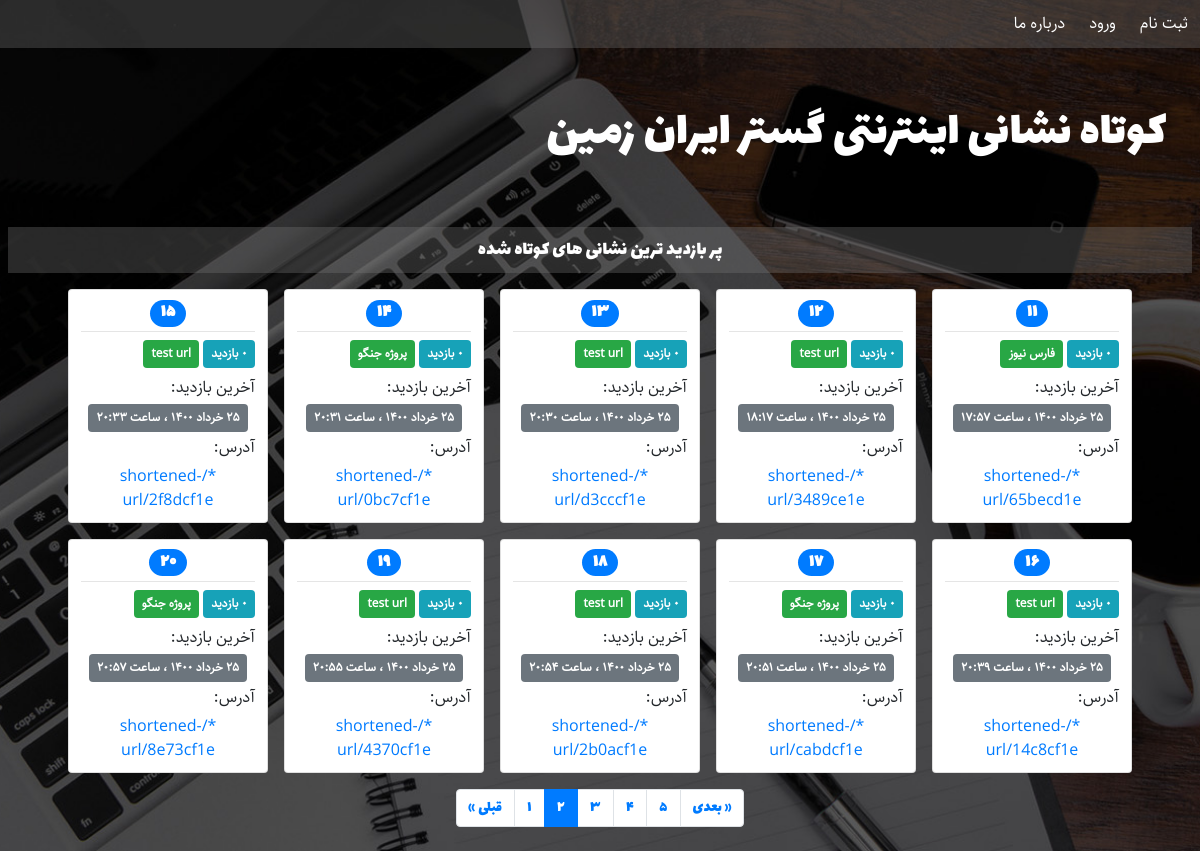
Screenshot of /?page=2 with the database file from the repository.
### URLshortener/models.py (models this page shows, shortened)
class URL(models.Model):
    label = models.CharField(blank=True, max_length=30, verbose_name='عنوان')
    address = models.URLField(max_length=512, verbose_name='نشانی اینترنتی')
    slug = models.SlugField(max_length=8, unique=True, verbose_name='اسلاگ')
    visits = models.PositiveIntegerField(default=0, verbose_name='تعداد بازدید ها')
    created = models.DateTimeField(auto_now_add=True, verbose_name='تاریخ ایجاد')
    last_visit = models.DateTimeField(default=timezone.now, verbose_name='آخرین بازدید')
    author = models.ForeignKey(User, on_delete=models.CASCADE, related_name='urls',
                               verbose_name='ایجاد کننده')
    def last_visit_jalali(self):
        return datetime_to_jalali_str(self.last_visit)
    last_visit_jalali.short_description = 'آخرین بازدید'
    def created_jalali(self):
        return datetime_to_jalali_str(self.created)
    created_jalali.short_description = 'تاریخ ایجاد'
    def __str__(self):
        host = settings.ALLOWED_HOSTS[0] if settings.ALLOWED_HOSTS else 'localhost:8000'
        return '{}/shortened-url/{}'.format(host, self.slug)
    class Meta:
        verbose_name = 'نشانی اینترنتی'
        verbose_name_plural = 'نشانی های اینترنتی'

### URLshortener/views.py (the view)
# urls.py: path('', views.HomeView.as_view(), name='home'),
class HomeView(ListView):
    queryset = URL.objects.order_by('-visits')
    paginate_by = 10
    template_name = 'URLshortener/home.html'

### URLshortener/templatetags/custom_filters.py (called while the page is built)
@register.filter
@stringfilter
def to_persian(string):
    return numbers_to_persian(string)

### URLshortener/templatetags/custom_tags.py (called while the page is built)
@register.inclusion_tag('URLshortener/paginator.html')
def paginator(page):
    return {
        'page': page,
    }

@register.inclusion_tag('URLshortener/url_cards.html')
def url_cards(page):
    return {
        'page': page,
    }

### extensions/jalali.py (called while the page is built)
    def persian_tuple(self):
        return self.persian_year, self.persian_month, self.persian_day

### extensions/time_utils.py (called while the page is built)
def numbers_to_persian(string):
    en_to_fa = {
        '0': '۰',
        '1': '۱',
        '2': '۲',
        '3': '۳',
        '4': '۴',
        '5': '۵',
        '6': '۶',
        '7': '۷',
        '8': '۸',
        '9': '۹',
    }
    for en, fa in en_to_fa.items():
        string = string.replace(en, fa)
    return string

def datetime_to_jalali_str(time):
    jalali_month = (
        'فروردین',
        'اردیبهشت',
        'خرداد',
        'تیر',
        'مرداد',
        'شهریور',
        'مهر',
        'آبان',
        'آذر',
        'دی',
        'بهمن',
        'اسفند'
    )
    time = timezone.localtime(time)
    year, month, day = jalali.Gregorian(time.year, time.month, time.day).persian_tuple()
    jalali_to_str = '{} {} {} ، ساعت {:02d}:{:02d}'.format(
        day,
        jalali_month[month-1],
        year,
        time.hour,
        time.minute
    )
    return numbers_to_persian(jalali_to_str)

### templates/URLshortener/home.html (shortened to what this page needs)
{% extends 'URLshortener/base.html' %}
{% load static %}
{% load custom_filters %}
{% load custom_tags %}
{% block head %}
	<link rel='stylesheet' href="{% static 'URLshortener/css/home.css' %}">
{% endblock %}
{% block header %}
	<nav class='navbar navbar-expand-sm navbar-dark p-0'>
		<div class="collapse navbar-collapse" id="collapsibleNavbar">
			<ul class="navbar-nav text-center p-0 m-0">
			{% if user.is_authenticated %}
				<li class="nav-item p-1 text-center">
					<a class="nav-link" href="{% url 'URLshortener:dashboard' %}">پنل کاربری</a>
				</li>
				<li class="nav-item p-1 text-center">
					<a class="nav-link" href="{% url 'URLshortener:add-url' %}">کوتاه کردن نشانی</a>
				</li>
				<li class="nav-item p-1 text-center">
					<a class="nav-link" href="{% url 'auth_logout' %}?next=/">خروج</a>
				</li>
			{% else %}
				<li class="nav-item p-1 text-center">
					<a class="nav-link" href="{% url 'registration_register' %}">ثبت نام</a>
				</li>
				<li class="nav-item p-1 text-center">
					<a class="nav-link" href="{% url 'auth_login' %}">ورود</a>
				</li>
			{% endif %}
				<li class="nav-item p-1 text-center">
					<a class="nav-link" href="{% url 'URLshortener:about-us' %}">درباره ما</a>
				</li>
			</ul>
		</div>
	</nav>
	<div class='row container-fluid text-right p-5 text-white header-title'>
		کوتاه نشانی اینترنتی گستر ایران زمین
	</div>
{% endblock %}
{% block main %}
	<div class='container-fluid p-2'>
		<div class='container-fluid text-center text-white p-2 main-title'>پر بازدید ترین نشانی های کوتاه شده</div>
		<div class='container'>
			{% if page_obj %}
				{% url_cards page_obj %}
			{% else %}
				<div class='alert alert-info text-right p-2 m-2 mx-auto'>
					هنوز هیچ نشانی ای اضافه نشده است!
				</div>
			{% endif %}
			{% if is_paginated %}
				{% paginator page_obj %}
			{% endif %}
		</div>
	</div>
{% endblock %}

### templates/URLshortener/url_cards.html (shortened to what this page needs)
{% load custom_filters %}
<div class='container-fluid m-0 p-2 d-flex flex-row flex-wrap justify-content-center cards-div'>
    {% for short_url in page %}
    <div class='card text-right m-2 p-2 url-card'>
        <h4 class='text-center p-0 m-0 url-number'>
            <span class='badge badge-pill badge-primary'>
                {{ forloop.counter0|add:page.start_index|to_persian }}
            </span>
        </h4>
        <hr class='m-1'>
        <div class='p-1'>
            <span class='badge badge-info p-2'>{{ short_url.visits|to_persian }} بازدید</span>
            <span class='badge badge-success p-2'>{{ short_url.label }}</span>
        </div>
        <div class='p-1'>آخرین بازدید:</div>
        <div class='text-center'>
            <span class='badge badge-secondary p-2'>{{ short_url.last_visit_jalali }}</span>
        </div>
        <div class='p-1'>آدرس:</div>
        <a class='btn btn-link d-block p-0' href="{% url 'URLshortener:shortened-url' short_url.slug %}">
            {{ short_url }}
        </a>
    </div>
    {% endfor %}
</div>

### static/URLshortener/css/base.css (style rules this page uses)
body { direction: rtl; font-family: Lalezar; background-image: url('../images/site_bg.jpg'); background-size: cover; background-repeat: no-repeat; background-position: center; min-height: 100vh; }
.cards-div { font-family: Sahel; }
.url-card { max-width: 200px; }
.url-number { font-family: Lalezar; }

### static/URLshortener/css/home.css (style rules this page uses)
nav { font-family: Sahel; background-color: #77777757; }
nav a.nav-link { color: white !important; }
.header-title { font-family: Lalezar; font-size: 50px; }
.main-title { font-size: 20px; background-color: #77777757; }

### rows the page displays
URL: visits|to_persian "۰", label "فارس نیوز", last_visit_jalali "۲۵ خرداد ۱۴۰۰ ، ساعت ۱۷:۵۷", slug "*/shortened-url/65becd1e"
URL: visits|to_persian "۰", label "test url", last_visit_jalali "۲۵ خرداد ۱۴۰۰ ، ساعت ۱۸:۱۷", slug "*/shortened-url/3489ce1e"
URL: visits|to_persian "۰", label "test url", last_visit_jalali "۲۵ خرداد ۱۴۰۰ ، ساعت ۲۰:۳۰", slug "*/shortened-url/d3cccf1e"
URL: visits|to_persian "۰", label "پروژه جنگو", last_visit_jalali "۲۵ خرداد ۱۴۰۰ ، ساعت ۲۰:۳۱", slug "*/shortened-url/0bc7cf1e"
URL: visits|to_persian "۰", label "test url", last_visit_jalali "۲۵ خرداد ۱۴۰۰ ، ساعت ۲۰:۳۳", slug "*/shortened-url/2f8dcf1e"
URL: visits|to_persian "۰", label "test url", last_visit_jalali "۲۵ خرداد ۱۴۰۰ ، ساعت ۲۰:۳۹", slug "*/shortened-url/14c8cf1e"
URL: visits|to_persian "۰", label "پروژه جنگو", last_visit_jalali "۲۵ خرداد ۱۴۰۰ ، ساعت ۲۰:۵۱", slug "*/shortened-url/cabdcf1e"
URL: visits|to_persian "۰", label "test url", last_visit_jalali "۲۵ خرداد ۱۴۰۰ ، ساعت ۲۰:۵۴", slug "*/shortened-url/2b0acf1e"
URL: visits|to_persian "۰", label "test url", last_visit_jalali "۲۵ خرداد ۱۴۰۰ ، ساعت ۲۰:۵۵", slug "*/shortened-url/4370cf1e"
URL: visits|to_persian "۰", label "پروژه جنگو", last_visit_jalali "۲۵ خرداد ۱۴۰۰ ، ساعت ۲۰:۵۷", slug "*/shortened-url/8e73cf1e"

### other values shown
{{ i|to_persian }} "۱" "۳" "۴" "۵"
{{ i|to_persian }} "۲"
